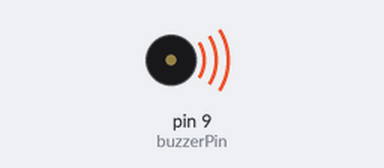
Simulated run of this sketch. Board: Arduino Uno, built with avr-gcc and run on an emulated ATmega328P. Parts: buzzer (waves = sounding).

Above: at 0.1 s.
At 36.3 s:
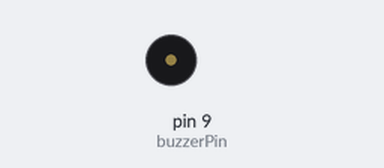
Timing chart, 0 to 40.0 s (numbered marks = the images above):
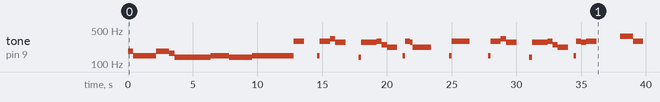

Measured:
- by itself, tone on pin 9 (buzzerPin): plays 185 Hz for 0.40 s, 147 Hz for 1.8 s, 185 Hz for 1.0 s, 165 Hz for 0.40 s, 139 Hz for 2.8 s, 147 Hz for 1.4 s … (39 notes in this stretch)

The sketch:

The_Middle.ino
```cpp
#include "notes.h"
const int buzzerPin = 9;
void setup()
{
  pinMode(buzzerPin, OUTPUT);

}

void loop() {
  playNote( noteFs3, EN);
  playNote( noteFs3, EN);
  playNote( noteD3, EN);
  playNote( noteD3, EN);
  playNote( noteD3, EN);
  playNote( noteD3, EN);
  playNote( noteD3, EN);
  playNote( noteD3, EN);

  playNote( noteD3, EN);
  playNote( noteD3, EN);
  playNote( noteD3, EN);
  playNote( noteFs3, EN);
  playNote( noteFs3, EN);
  playNote( noteFs3, EN);
  playNote( noteFs3, EN);
  playNote( noteFs3, EN);

  playNote( noteE3, EN);
  playNote( noteE3, EN);
  playNote( noteCs3, EN);
  playNote( noteCs3, EN);
  playNote( noteCs3, EN);
  playNote( noteCs3, EN);
  playNote( noteCs3, EN);
  playNote( noteCs3, EN);

  playNote( noteCs3, EN);
  playNote( noteCs3, EN);
  playNote( noteCs3, EN);
  playNote( noteCs3, EN);
  playNote( noteCs3, EN);
  playNote( noteCs3, EN);
  playNote( noteCs3, EN);
  playNote( noteCs3, EN);

  playNote( noteD3, EN); // ... measure 5
  playNote( noteD3, EN);
  playNote( noteD3, EN);
  playNote( noteD3, EN);
  playNote( noteD3, EN);
  playNote( noteD3, EN);
  playNote( noteD3, EN);
  playNote( noteCs3, EN);

  playNote( noteCs3, EN);
  playNote( noteCs3, EN);
  playNote( noteCs3, EN);
  playNote( noteCs3, EN);
  playNote( noteCs3, EN);
  playNote( noteCs3, EN);
  playNote( noteCs3, EN);
  playNote( noteCs3, EN);

  playNote( noteD3, EN);
  playNote( noteD3, EN);
  playNote( noteD3, EN);
  playNote( noteD3, EN);
  playNote( noteD3, EN);
  playNote( noteD3, EN);
  playNote( noteD3, EN);
  playNote( noteD3, EN);

  playNote( noteD3, EN);
  playNote( noteD3, EN);
  playNote( noteD3, EN);
  playNote( noteD3, EN);
  playNote( noteD3, EN);
  playNote( noteD3, EN);
  playNote( noteD3, EN);
  playNote( noteD3, EN);

  playNote( noteD4, HN);
  playNote( Rest, HN);

  playNote( Rest, EN); // ... measure 10
  playNote( noteD3, EN);
  playNote( noteD4, EN);
  playNote( noteD4, EN);
  playNote( noteD4, QN);
  playNote( noteE4, QN);

  playNote( noteCs4, HN);
  playNote( Rest, HN);

  playNote( Rest, EN);
  playNote( noteCs3, EN);
  playNote( noteCs4, EN);
  playNote( noteCs4, EN);
  playNote( noteCs4, EN);
  playNote( noteCs4, EN);
  playNote( noteCs4, EN);
  playNote( noteCs4, EN);

  playNote( noteD4, QN);
  playNote( noteB3, QN);
  playNote( noteA3, HN);

  playNote( Rest, QN);
  playNote( noteD3, EN);
  playNote( noteD4, QN);
  playNote( noteCs4, EN);
  playNote( noteA3, EN);
  playNote( noteA3, DH);  // ... measure 15
  playNote( Rest, HN);

  playNote( Rest, QN);
  playNote( Rest, EN);
  playNote( noteD3, EN);
  playNote( noteD4, EN);
  playNote( noteD4, QN);
  playNote( noteD4, HN);
  playNote( Rest, QN);
  playNote( Rest, HN);

  playNote( Rest, EN);
  playNote( noteD3, EN);
  playNote( noteD4, EN);
  playNote( noteD4, EN);
  playNote( noteD4, QN);
  playNote( noteE4, QN);

  playNote( noteCs4, HN);
  playNote( Rest, HN);

  playNote( Rest, EN);  // ... measure 20
  playNote( noteCs3, EN);
  playNote( noteCs4, EN);
  playNote( noteCs4, EN);
  playNote( noteCs4, EN);
  playNote( noteCs4, EN);
  playNote( noteCs4, EN);
  playNote( noteCs4, EN);

  playNote( noteD4, QN);
  playNote( noteB3, QN);
  playNote( noteA3, HN);

  playNote( Rest, QN);
  playNote( noteD3, EN);
  playNote( noteD4, QN);
  playNote( noteCs4, QN);
  playNote( noteD4, HN);
  playNote( Rest, HN);

  playNote( Rest, HN);
  playNote( Rest, EN);
  playNote( noteFs4, EN);
  playNote( noteFs4, QN);

  playNote( noteFs4, QN); // ... measure 25
  playNote( noteD4, QN);
  playNote( noteD4, QN);
  playNote( Rest, EN);
  playNote( noteD4, QN);

  playNote( noteD4, EN);
  playNote( noteD4, EN);
  playNote( noteD4, EN);
  playNote( noteFs4, EN);
  playNote( noteFs4, EN);
  playNote( noteFs4, EN);
  playNote( noteFs4, EN);

  playNote( noteE4, QN);
  playNote( noteCs4, QN);
  playNote( noteCs4, QN);
  playNote( Rest, EN);
  playNote( noteCs4, QN);

  playNote( noteCs4, EN);
  playNote( noteCs4, EN);
  playNote( noteCs4, QN);
  playNote( noteCs4, EN);
  playNote( noteCs4, EN);
  playNote( noteCs4, EN);

  playNote( noteD4, QN);
  playNote( noteD4, QN);
  playNote( noteD4, QN);
  playNote( Rest, EN);
  playNote( noteCs4, QN);

  playNote( noteCs4, EN);  // ... measure 30
  playNote( noteCs4, EN);
  playNote( noteCs4, QN);
  playNote( noteCs4, EN);
  playNote( noteCs4, EN);
  playNote( noteCs4, EN);

  playNote( noteD4, QN);
  playNote( noteD4, QN);
  playNote( noteB3, QN);
  playNote( noteD4, QN);

  playNote( noteC4, HN);
  playNote( Rest, HN);

  playNote( noteD4, HN); //// ....... Reapeat measures 9-31
  playNote( Rest, HN);

  playNote( Rest, EN);
  playNote( noteD3, EN);
  playNote( noteD4, EN);
  playNote( noteD4, EN);
  playNote( noteD4, QN);
  playNote( noteE4, QN);

  playNote( noteCs4, HN);
  playNote( Rest, HN);

  playNote( Rest, EN);
  playNote( noteCs3, EN);
  playNote( noteCs4, EN);
  playNote( noteCs4, EN);
  playNote( noteCs4, EN);
  playNote( noteCs4, EN);
  playNote( noteCs4, EN);
  playNote( noteCs4, EN);

  playNote( noteD4, QN);
  playNote( noteB3, QN);
  playNote( noteA3, HN);

  playNote( Rest, QN);
  playNote( noteD3, EN);
  playNote( noteD4, QN);
  playNote( noteCs4, EN);
  playNote( noteA3, EN);
  playNote( noteA3, DH);
  playNote( Rest, HN);

  playNote( Rest, QN);
  playNote( Rest, EN);
  playNote( noteD3, EN);
  playNote( noteD4, EN);
  playNote( noteD4, QN);
  playNote( noteD4, HN);
  playNote( Rest, QN);
  playNote( Rest, HN);

  playNote( Rest, EN);
  playNote( noteD3, EN);
  playNote( noteD4, EN);
  playNote( noteD4, EN);
  playNote( noteD4, QN);
  playNote( noteE4, QN);

  playNote( noteCs4, HN);
  playNote( Rest, HN);

  playNote( Rest, EN);
  playNote( noteCs3, EN);
  playNote( noteCs4, EN);
  playNote( noteCs4, EN);
  playNote( noteCs4, EN);
  playNote( noteCs4, EN);
  playNote( noteCs4, EN);
  playNote( noteCs4, EN);


  playNote( noteD4, QN);
  playNote( noteB3, QN);
  playNote( noteA3, HN);

  playNote( Rest, QN);
  playNote( noteD3, EN);
  playNote( noteD4, QN);
  playNote( noteCs4, QN);
  playNote( noteD4, HN);
  playNote( Rest, HN);

  playNote( Rest, HN);
  playNote( Rest, EN);
  playNote( noteFs4, EN);
  playNote( noteFs4, QN);

  playNote( noteFs4, QN);
  playNote( noteD4, QN);
  playNote( noteD4, QN);
  playNote( Rest, EN);
  playNote( noteD4, QN);

  playNote( noteD4, EN);
  playNote( noteD4, EN);
  playNote( noteD4, EN);
  playNote( noteFs4, EN);
  playNote( noteFs4, EN);
  playNote( noteFs4, EN);
  playNote( noteFs4, EN);

  playNote( noteE4, QN);
  playNote( noteCs4, QN);
  playNote( noteCs4, QN);
  playNote( Rest, EN);
  playNote( noteCs4, QN);

  playNote( noteCs4, EN);
  playNote( noteCs4, EN);
  playNote( noteCs4, QN);
  playNote( noteCs4, EN);
  playNote( noteCs4, EN);
  playNote( noteCs4, EN);

  playNote( noteD4, QN);
  playNote( noteD4, QN);
  playNote( noteD4, QN);
  playNote( Rest, EN);
  playNote( noteCs4, QN);

  playNote( noteCs4, EN);
  playNote( noteCs4, EN);
  playNote( noteCs4, QN);
  playNote( noteCs4, EN);
  playNote( noteCs4, EN);
  playNote( noteCs4, EN);

  playNote( noteD4, QN);
  playNote( noteD4, QN);
  playNote( noteB3, QN);
  playNote( noteD4, QN);

  playNote( noteC4, HN); // ... measure 33
  playNote( Rest, EN);
  playNote( noteFs4, EN);
  playNote( noteFs4, QN);

  playNote( noteFs4, QN);
  playNote( noteD4, QN);
  playNote( noteD4, QN);
  playNote( Rest, EN);
  playNote( noteD4, QN);

  playNote( noteD4, EN);
  playNote( noteD4, EN);
  playNote( noteD4, EN);
  playNote( noteFs4, EN);
  playNote( noteFs4, EN);
  playNote( noteFs4, EN);
  playNote( noteFs4, EN);

  playNote( noteE4, QN);
  playNote( noteCs4, QN);
  playNote( noteCs4, QN);
  playNote( Rest, EN);
  playNote( noteCs4, QN);

  playNote( noteCs4, EN);
  playNote( noteCs4, EN);
  playNote( noteCs4, QN);
  playNote( noteCs4, EN);
  playNote( noteCs4, EN);
  playNote( noteCs4, EN);

  playNote( noteD4, QN);
  playNote( noteD4, QN);
  playNote( noteD4, QN);
  playNote( Rest, EN);
  playNote( noteCs4, QN);

  playNote( noteCs4, EN); // ... measure 39
  playNote( noteCs4, EN);
  playNote( noteCs4, QN);
  playNote( noteCs4, EN);
  playNote( noteCs4, EN);
  playNote( noteCs4, EN);

  playNote( noteD4, QN);
  playNote( noteD4, QN);
  playNote( noteD4, HN);
  playNote( Rest, WN);


}

void playNote(int note, int duration)
{
  tone(buzzerPin, note, duration);
  delay(duration);
}
```

notes.h
```cpp
#define beatLength 400  // # of milliseconds per beat

// Define the length of each note
#define WN   beatLength*4  // ...a whole note...
#define HN   beatLength*2  // ...a half note...
#define QN   beatLength    // ...a quarter note...
#define EN   beatLength/2  // ...an eighth note...
#define SN   beatLength/4  // ...and a sixteenth note.
#define DE   beatLength/1.5  // ... a dotted eighth note
#define DQ   beatLength*1.5  // ... a dotted Quarter note
#define DH   beatLength*3  // ... a dotted half note
// These are pre-written #defines for every note on a piano
#define Rest 0
#define noteC0 16
#define noteCs0 17
#define noteDb0 17
#define noteD0 18
#define noteDs0 19
#define noteEb0 19
#define noteE0 21
#define noteF0 22
#define noteFs0 23
#define noteGb0 23
#define noteG0 25
#define noteGs0 26
#define noteAb0 26
#define noteA0 28
#define noteAs0 29
#define noteBb0 29
#define noteB0 31
#define noteC1 33
#define noteCs1 35
#define noteDb1 35
#define noteD1 37
#define noteDs1 39
#define noteEb1 39
#define noteE1 41
#define noteF1 44
#define noteFs1 46
#define noteGb1 46
#define noteG1 49
#define noteGs1 52
#define noteAb1 52
#define noteA1 55
#define noteAs1 58
#define noteBb1 58
#define noteB1 62
#define noteC2 65
#define noteCs2 69
#define noteDb2 69
#define noteD2 73
#define noteDs2 78
#define noteEb2 78
#define noteE2 82
#define noteF2 87
#define noteFs2 93
#define noteGb2 93
#define noteG2 98
#define noteGs2 104
#define noteAb2 104
#define noteA2 110
#define noteAs2 117
#define noteBb2 117
#define noteB2 123
#define noteC3 131
#define noteCs3 139
#define noteDb3 139
#define noteD3 147
#define noteDs3 156
#define noteEb3 156
#define noteE3 165
#define noteF3 175
#define noteFs3 185
#define noteGb3 185
#define noteG3 196
#define noteGs3 208
#define noteAb3 208
#define noteA3 220
#define noteAs3 233
#define noteBb3 233
#define noteB3 247
#define noteC4 262
#define noteCs4 277
#define noteDb4 277
#define noteD4 294
#define noteDs4 311
#define noteEb4 311
#define noteE4 330
#define noteF4 349
#define noteFs4 370
#define noteGb4 370
#define noteG4 392
#define noteGs4 415
#define noteAb4 415
#define noteA4 440
#define noteAs4 466
#define noteBb4 466
#define noteB4 494
#define noteC5 523
#define noteCs5 554
#define noteDb5 554
#define noteD5 587
#define noteDs5 622
#define noteEb5 622
#define noteE5 659
#define noteF5 698
#define noteFs5 740
#define noteGb5 740
#define noteG5 784
#define noteGs5 831
#define noteAb5 831
#define noteA5 880
#define noteAs5 932
#define noteBb5 932
#define noteB5 988
#define noteC6 1047
#define noteCs6 1109
#define noteDb6 1109
#define noteD6 1175
#define noteDs6 1245
#define noteEb6 1245
#define noteE6 1319
#define noteF6 1397
#define noteFs6 1480
#define noteGb6 1480
#define noteG6 1568
#define noteGs6 1661
#define noteAb6 1661
#define noteA6 1760
#define noteAs6 1865
#define noteBb6 1865
#define noteB6 1976
#define noteC7 2093
#define noteCs7 2217
#define noteDb7 2217
#define noteD7 2349
#define noteDs7 2489
#define noteEb7 2489
#define noteE7 2637
#define noteF7 2794
#define noteFs7 2960
#define noteGb7 2960
#define noteG7 3136
#define noteGs7 3322
#define noteAb7 3322
#define noteA7 3520
#define noteAs7 3729
#define noteBb7 3729
#define noteB7 3951
#define noteC8 4186
#define noteCs8 4435
#define noteDb8 4435
#define noteD8 4699
#define noteDs8 4978
#define noteEb8 4978
```
